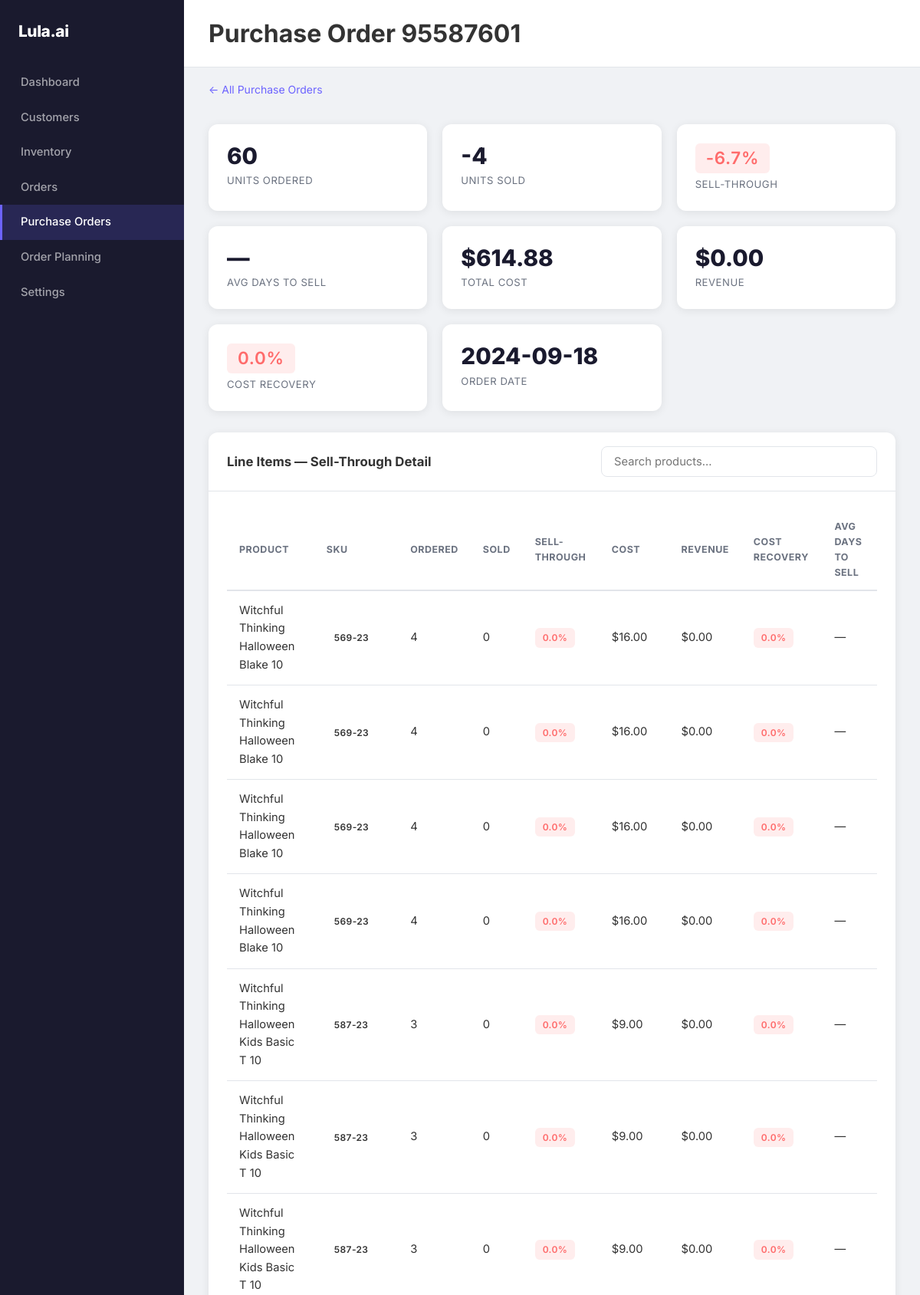
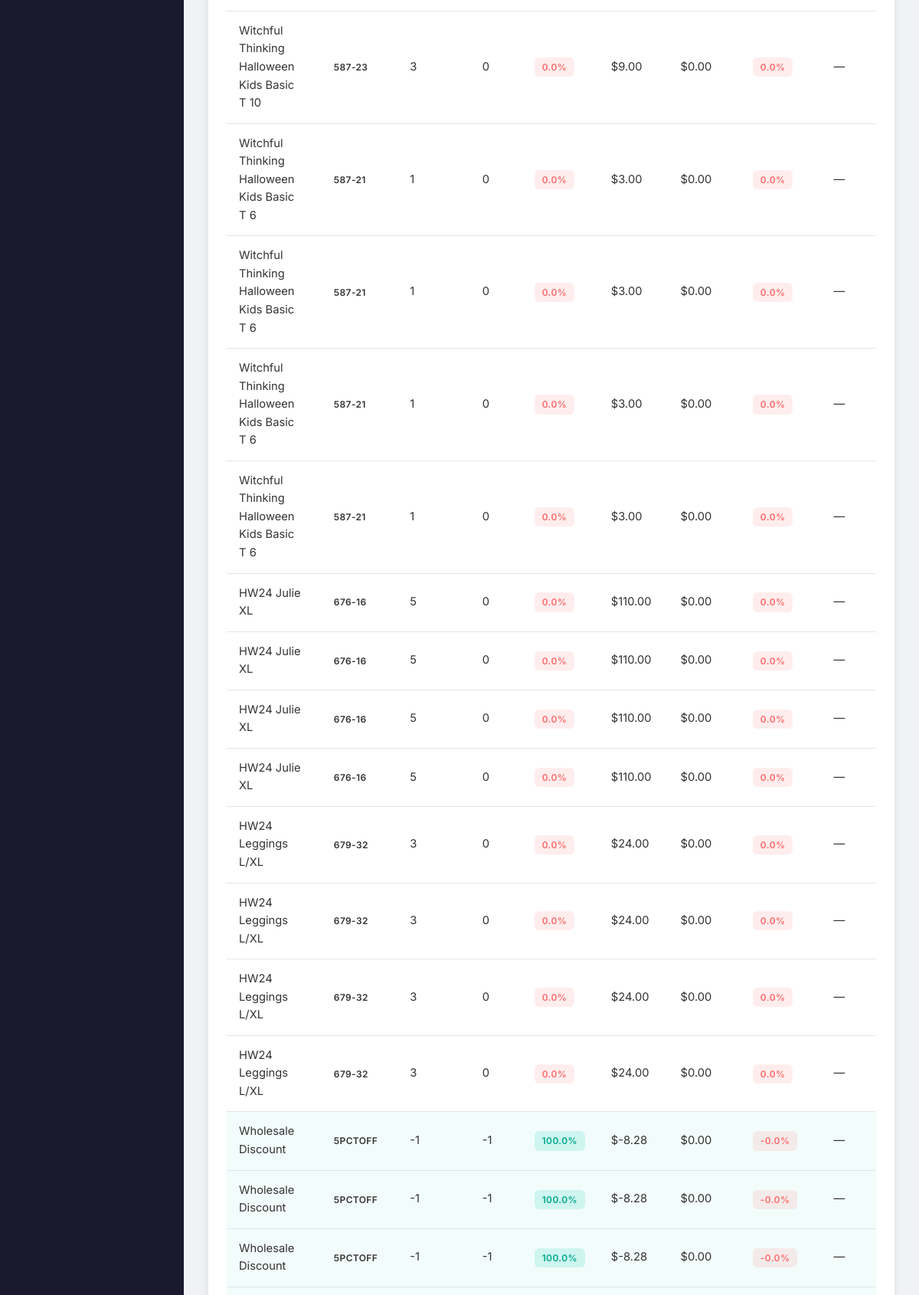
Screenshot of /purchase-orders/95587601 (upper part) with the database file from the repository (2 pictures, top to bottom).
### tables this page shows
CREATE TABLE PurchaseOrders (
    OrderID TEXT PRIMARY KEY,
    OrderNumber TEXT UNIQUE NOT NULL,
    OrderEmail TEXT NOT NULL,
    OrderDate DATETIME NOT NULL,
    Subtotal REAL NOT NULL,
    Shipping REAL NOT NULL,
    Taxes REAL NOT NULL,
    Total REAL NOT NULL,
    Pieces REAL NOT NULL
);

CREATE TABLE Products (
    ProductID TEXT PRIMARY KEY NOT NULL,
    ProductSKU TEXT UNIQUE NOT NULL,
    ProductName TEXT NOT NULL,
    ProductSize TEXT NOT NULL,
    ProductStyle TEXT NOT NULL,
    UnitPrice REAL NOT NULL,
    InvProductName TEXT NOT NULL,
    ProductCategory TEXT NULL
, SizeNormalized TEXT, SizingFamily TEXT, ProductFamily TEXT);

### app/routes.py (the view)
@app.route("/purchase-orders/<order_number>")
def purchase_order_detail(order_number):
    conn = get_conn()
    po = conn.execute(
        "SELECT * FROM PurchaseOrders WHERE OrderNumber = ?", (order_number,)
    ).fetchone()
    if not po:
        conn.close()
        return "Purchase order not found", 404
    po = dict(po)
    items = [dict(r) for r in conn.execute(
        "WITH " + _MATCHED_SALES_CTE +
        "SELECT "
        "  poi.ProductSKU, poi.ProductName AS POProductName, "
        "  poi.Quantity AS UnitsOrdered, poi.CostPerUnit, poi.TotalCost, "
        "  p.InvProductName, p.UnitPrice AS RetailPrice, "
        "  COUNT(ms.OrderItemID) AS UnitsSold, "
        "  COALESCE(SUM(ms.TotalPrice), 0) AS Revenue, "
        "  CASE WHEN COUNT(ms.OrderItemID) > 0 "
        "       THEN ROUND(AVG(JULIANDAY(ms.PaidDate) - JULIANDAY(po.OrderDate)), 1) "
        "       ELSE NULL END AS AvgDaysToSell "
        "FROM PurchaseOrderItems poi "
        "JOIN PurchaseOrders po ON poi.OrderNumber = po.OrderNumber "
        "LEFT JOIN Products p ON p.ProductSKU = poi.ProductSKU "
        "LEFT JOIN matched_sales ms ON ms.ProductSKU = poi.ProductSKU "
        "  AND ms.PaidDate >= po.OrderDate "
        "WHERE poi.OrderNumber = ? "
        "GROUP BY poi.PurchaseItemID, poi.ProductSKU, poi.ProductName, "
        "         poi.Quantity, poi.CostPerUnit, poi.TotalCost, "
        "         p.InvProductName, p.UnitPrice "
        "ORDER BY poi.ProductName",
        (order_number,)
    ).fetchall()]
    conn.close()
    for item in items:
        units_ordered = item['UnitsOrdered'] or 1
        units_sold = item['UnitsSold'] or 0
        sold_capped = min(units_sold, units_ordered)
        item['UnitsSoldCapped'] = sold_capped
        item['SellThroughPct'] = round(sold_capped / units_ordered * 100, 1)
        cost = float(item['TotalCost'] or 0)
        revenue = float(item['Revenue'] or 0)
        item['TotalCost'] = cost
        item['Revenue'] = revenue
        item['CostRecoveryPct'] = round(revenue / cost * 100, 1) if cost else 0
    total_ordered = sum(i['UnitsOrdered'] or 0 for i in items)
    total_sold = sum(i['UnitsSoldCapped'] for i in items)
    total_cost = sum(i['TotalCost'] for i in items)
    total_revenue = sum(i['Revenue'] for i in items)
    sell_thru_pct = round(total_sold / total_ordered * 100, 1) if total_ordered else 0
    cost_recov_pct = round(total_revenue / total_cost * 100, 1) if total_cost else 0
    days_list = [i['AvgDaysToSell'] for i in items if i['AvgDaysToSell'] is not None]
    avg_days = round(sum(days_list) / len(days_list), 1) if days_list else None
    return render_template(
        'purchase_order_detail.html',
        po=po,
        items=items,
        total_ordered=total_ordered,
        total_sold=total_sold,
        sell_thru_pct=sell_thru_pct,
        total_cost=total_cost,
        total_revenue=total_revenue,
        cost_recov_pct=cost_recov_pct,
        avg_days=avg_days,
    )

### app/db.py (called while the page is built)
def get_conn():
    conn = sqlite3.connect(current_app.config['DB_PATH'])
    conn.row_factory = sqlite3.Row
    return conn

### app/templates/purchase_order_detail.html (shortened to what this page needs)
{% extends "base.html" %}
{% set active_page = 'purchase_orders' %}
{% block page_title %}Purchase Order {{ po.OrderNumber }}{% endblock %}
{% block content %}
<div style="padding: 16px 32px 4px;">
    <a href="/purchase-orders" style="color: var(--primary); text-decoration: none; font-size: 14px;">← All Purchase Orders</a>
</div>
<div class="stats-grid">
    <div class="stat-card">
        <div class="stat-value">{{ total_ordered }}</div>
        <div class="stat-label">Units Ordered</div>
    </div>
    <div class="stat-card">
        <div class="stat-value">{{ total_sold }}</div>
        <div class="stat-label">Units Sold</div>
    </div>
    <div class="stat-card">
        <div class="stat-value">
            <span class="badge {% if sell_thru_pct >= 75 %}badge-high{% elif sell_thru_pct >= 40 %}badge-medium{% else %}badge-low{% endif %}" style="font-size: 1.4rem; padding: 6px 14px;">
                {{ sell_thru_pct }}%
            </span>
        </div>
        <div class="stat-label">Sell-Through</div>
    </div>
    <div class="stat-card">
        <div class="stat-value">{{ avg_days if avg_days is not none else '—' }}{% if avg_days is not none %}<span style="font-size:1rem;font-weight:400;"> days</span>{% endif %}</div>
        <div class="stat-label">Avg Days to Sell</div>
    </div>
    <div class="stat-card">
        <div class="stat-value">${{ "%.2f" | format(total_cost) }}</div>
        <div class="stat-label">Total Cost</div>
    </div>
    <div class="stat-card">
        <div class="stat-value">${{ "%.2f" | format(total_revenue) }}</div>
        <div class="stat-label">Revenue</div>
    </div>
    <div class="stat-card">
        <div class="stat-value">
            <span class="badge {% if cost_recov_pct >= 100 %}badge-high{% elif cost_recov_pct >= 60 %}badge-medium{% else %}badge-low{% endif %}" style="font-size: 1.4rem; padding: 6px 14px;">
                {{ cost_recov_pct }}%
            </span>
        </div>
        <div class="stat-label">Cost Recovery</div>
    </div>
    <div class="stat-card">
        <div class="stat-value">{{ po.OrderDate[:10] if po.OrderDate else '—' }}</div>
        <div class="stat-label">Order Date</div>
    </div>
</div>
<div style="padding: 0 32px 32px;">
    <div class="card">
        <div class="card-header">
            <h3>Line Items — Sell-Through Detail</h3>
            <input type="text" class="search-box" id="itemSearch" placeholder="Search products...">
        </div>
        <div class="card-body">
            {% if items %}
            <table class="data-table" id="itemTable">
                <thead>
                    <tr>
                        <th>Product</th>
                        <th>SKU</th>
                        <th>Ordered</th>
                        <th>Sold</th>
                        <th>Sell-Through</th>
                        <th>Cost</th>
                        <th>Revenue</th>
                        <th>Cost Recovery</th>
                        <th>Avg Days to Sell</th>
                    </tr>
                </thead>
                <tbody>
                    {% for item in items %}
                    <tr {% if item.UnitsSoldCapped >= item.UnitsOrdered %}class="po-has-qty"{% endif %}>
                        <td>{{ item.InvProductName or item.POProductName }}</td>
                        <td><span class="badge">{{ item.ProductSKU }}</span></td>
                        <td>{{ item.UnitsOrdered }}</td>
                        <td>{{ item.UnitsSoldCapped }}</td>
                        <td>
                            <span class="badge {% if item.SellThroughPct >= 75 %}badge-high{% elif item.SellThroughPct >= 40 %}badge-medium{% else %}badge-low{% endif %}">
                                {{ item.SellThroughPct }}%
                            </span>
                        </td>
                        <td>${{ "%.2f" | format(item.TotalCost) }}</td>
                        <td>${{ "%.2f" | format(item.Revenue) }}</td>
                        <td>
                            <span class="badge {% if item.CostRecoveryPct >= 100 %}badge-high{% elif item.CostRecoveryPct >= 60 %}badge-medium{% else %}badge-low{% endif %}">
                                {{ item.CostRecoveryPct }}%
                            </span>
                        </td>
                        <td>{{ item.AvgDaysToSell if item.AvgDaysToSell is not none else '—' }}</td>
                    </tr>
                    {% endfor %}
                </tbody>
            </table>
            {% else %}
            <div class="empty-state">
                <p>No line items found for this purchase order.</p>
            </div>
            {% endif %}
        </div>
    </div>
</div>
{% endblock %}

### app/static/style.css (style rules this page uses)
:root { --primary: #6C63FF; --primary-dark: #5a52d9; --secondary: #00C9A7; --secondary-dark: #00a88c; --accent: #FF6B6B; --dark: #1a1a2e; --card-bg: #ffffff; --page-bg: #f0f2f5; --text: #333; --text-light: #6b7280; --border: #e2e5ea; --shadow-card: 0 2px 12px rgba(0, 0, 0, 0.08); --shadow-elevated: 0 4px 24px rgba(108, 99, 255, 0.15); --radius-card: 12px; --radius-btn: 8px; --radius-badge: 6px; --transition: 0.2s ease; }
*, *::before, *::after { box-sizing: border-box; margin: 0; padding: 0; }
body { font-family: 'Inter', -apple-system, BlinkMacSystemFont, 'Segoe UI', Roboto, sans-serif; color: var(--text); background: var(--page-bg); line-height: 1.6; -webkit-font-smoothing: antialiased; }
a { color: var(--primary); text-decoration: none; transition: color var(--transition); }
.badge { display: inline-block; padding: 3px 10px; font-size: 0.75rem; font-weight: 600; border-radius: var(--radius-badge); text-transform: uppercase; letter-spacing: 0.03em; }
.badge-high { background: rgba(0, 201, 167, 0.15); color: #00a88c; }
.badge-low { background: rgba(255, 107, 107, 0.12); color: var(--accent); }
.card { background: var(--card-bg); border-radius: var(--radius-card); box-shadow: var(--shadow-card); overflow: hidden; }
.card-header { padding: 18px 24px; border-bottom: 1px solid var(--border); font-weight: 700; font-size: 1.05rem; }
.card-body { padding: 24px; }
.app-layout { display: flex; min-height: 100vh; }
.stats-grid { display: grid; grid-template-columns: repeat(auto-fit, minmax(220px, 1fr)); gap: 20px; padding: 28px 32px; }
.stat-card { background: var(--card-bg); border-radius: var(--radius-card); padding: 24px; box-shadow: var(--shadow-card); }
.stat-card .stat-value { font-size: 1.85rem; font-weight: 800; color: var(--dark); line-height: 1.2; }
.stat-card .stat-label { font-size: 0.82rem; color: var(--text-light); text-transform: uppercase; letter-spacing: 0.04em; margin-top: 4px; }
.data-table { width: 100%; border-collapse: collapse; font-size: 0.92rem; }
.data-table th { text-align: left; padding: 12px 16px; font-weight: 700; font-size: 0.78rem; text-transform: uppercase; letter-spacing: 0.04em; color: var(--text-light); border-bottom: 2px solid var(--border); background: transparent; }
.data-table td { padding: 14px 16px; border-bottom: 1px solid var(--border); vertical-align: middle; }
.search-box { padding: 10px 16px; border: 1px solid var(--border); border-radius: var(--radius-btn); font-size: 0.92rem; font-family: inherit; width: 100%; max-width: 360px; transition: border-color var(--transition); background: var(--card-bg); }
.card-header { display: flex; align-items: center; justify-content: space-between; flex-wrap: wrap; gap: 12px; }
.card-header h3 { margin: 0; font-size: 1.05rem; }
.po-has-qty { background: rgba(0, 201, 167, 0.05); }

### rows the page displays
PurchaseOrders: OrderNumber "95587601", OrderDate "2024-09-18"
Products: InvProductName "Witchful Thinking Halloween Kids Basic T 10", ProductSKU "587-23", UnitsOrdered "3", UnitsSoldCapped "0", SellThroughPct "0.0", TotalCost "9.00", Revenue "0.00", CostRecoveryPct "0.0", AvgDaysToSell "—"
Products: InvProductName "Witchful Thinking Halloween Kids Basic T 6", ProductSKU "587-21", UnitsOrdered "1", UnitsSoldCapped "0", SellThroughPct "0.0", TotalCost "3.00", Revenue "0.00", CostRecoveryPct "0.0", AvgDaysToSell "—"
Products: InvProductName "HW24 Julie XL", ProductSKU "676-16", UnitsOrdered "5", UnitsSoldCapped "0", SellThroughPct "0.0", TotalCost "110.00", Revenue "0.00", CostRecoveryPct "0.0", AvgDaysToSell "—"
Products: InvProductName "HW24 Leggings L/XL", ProductSKU "679-32", UnitsOrdered "3", UnitsSoldCapped "0", SellThroughPct "0.0", TotalCost "24.00", Revenue "0.00", CostRecoveryPct "0.0", AvgDaysToSell "—"
Products: InvProductName "Wholesale Discount", ProductSKU "5PCTOFF", UnitsOrdered "-1", UnitsSoldCapped "-1", SellThroughPct "100.0", TotalCost "-8.28", Revenue "0.00", CostRecoveryPct "-0.0", AvgDaysToSell "—"

### other values shown
{{ total_ordered }} "60"
{{ total_sold }} "-4"
{{ sell_thru_pct }} "-6.7"
{{ avg_days if avg_days is not none else '—' }} "—"
{{ "%.2f" | format(total_cost) }} "614.88"
{{ "%.2f" | format(total_revenue) }} "0.00"
{{ cost_recov_pct }} "0.0"
{{ item.InvProductName or item.POProductName }} "Witchful Thinking Halloween Blake 10" "Witchful Thinking Halloween Blake 10" "Witchful Thinking Halloween Blake 10" "Witchful Thinking Halloween Blake 10"
{{ item.ProductSKU }} "569-23" "569-23" "569-23" "569-23"
{{ item.UnitsOrdered }} "4" "4" "4" "4"
{{ item.UnitsSoldCapped }} "0" "0" "0" "0"
{{ item.SellThroughPct }} "0.0" "0.0" "0.0" "0.0"
{{ "%.2f" | format(item.TotalCost) }} "16.00" "16.00" "16.00" "16.00"
{{ "%.2f" | format(item.Revenue) }} "0.00" "0.00" "0.00" "0.00"
{{ item.CostRecoveryPct }} "0.0" "0.0" "0.0" "0.0"
